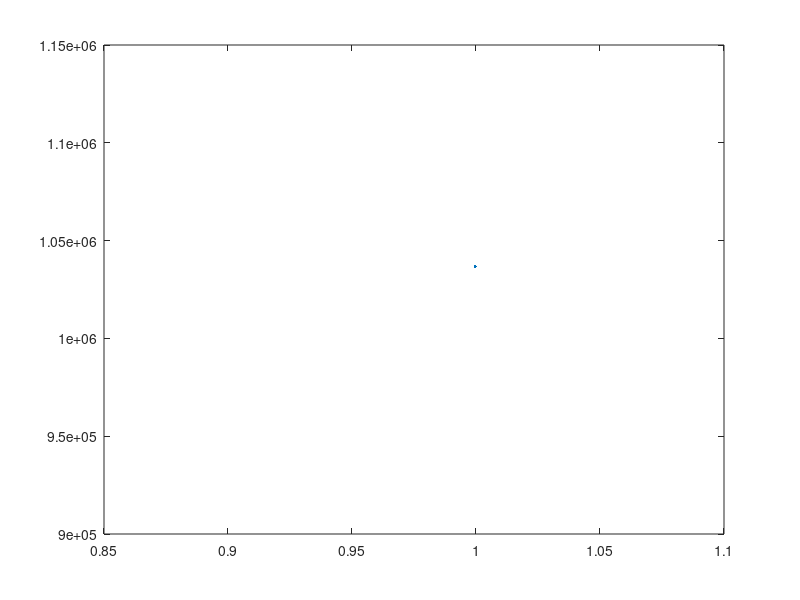

Write the MATLAB code that produced this figure.
day = 24;
halfday = day/2;
dayinsecs =(60*60);
tau = (day+halfday)*dayinsecs;
t = (12*day)*dayinsecs;

k = 1 - exp(-t/tau);
plot(k,t)